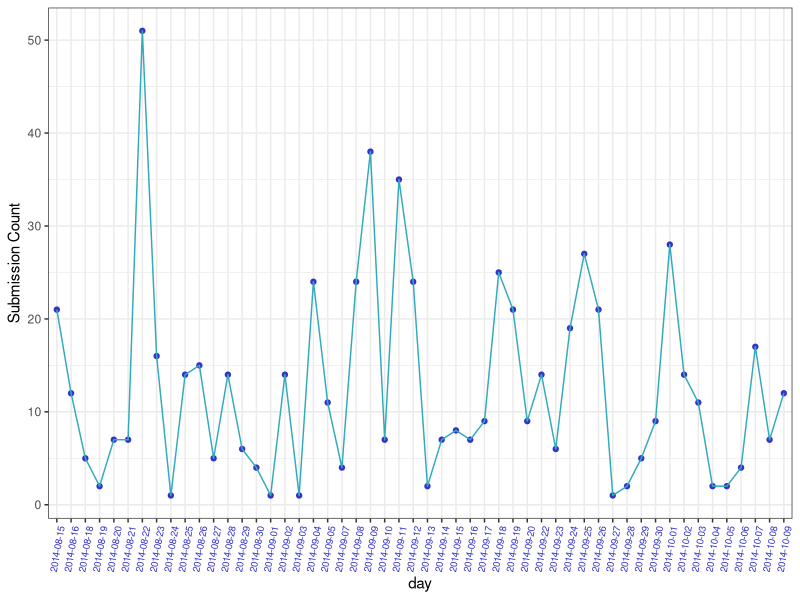

Write the R code that produced this figure.
setwd("/var/www/html/loh/bin")
library("ggplot2");
info = read.table("phenolyzer_info.txt",quote = "",na.strings = "NA",sep="\t",header=TRUE);
days_freq = table(info$TIME);
days_frame = data.frame(day =names(days_freq), job_number =c(unname(days_freq)), type=1 );
myPlot = ggplot(days_frame, aes(x=day, y=job_number,group=type))+geom_point(color="#3333cc")+geom_line(color="#33aabb") + theme_bw() +
theme(axis.text.x = element_text(size=rel(0.8),angle = 80, vjust = 0.5, color="#3333cc"))+ylab("Submission Count");
ggsave(filename="server_daily_submission.png", plot=myPlot);